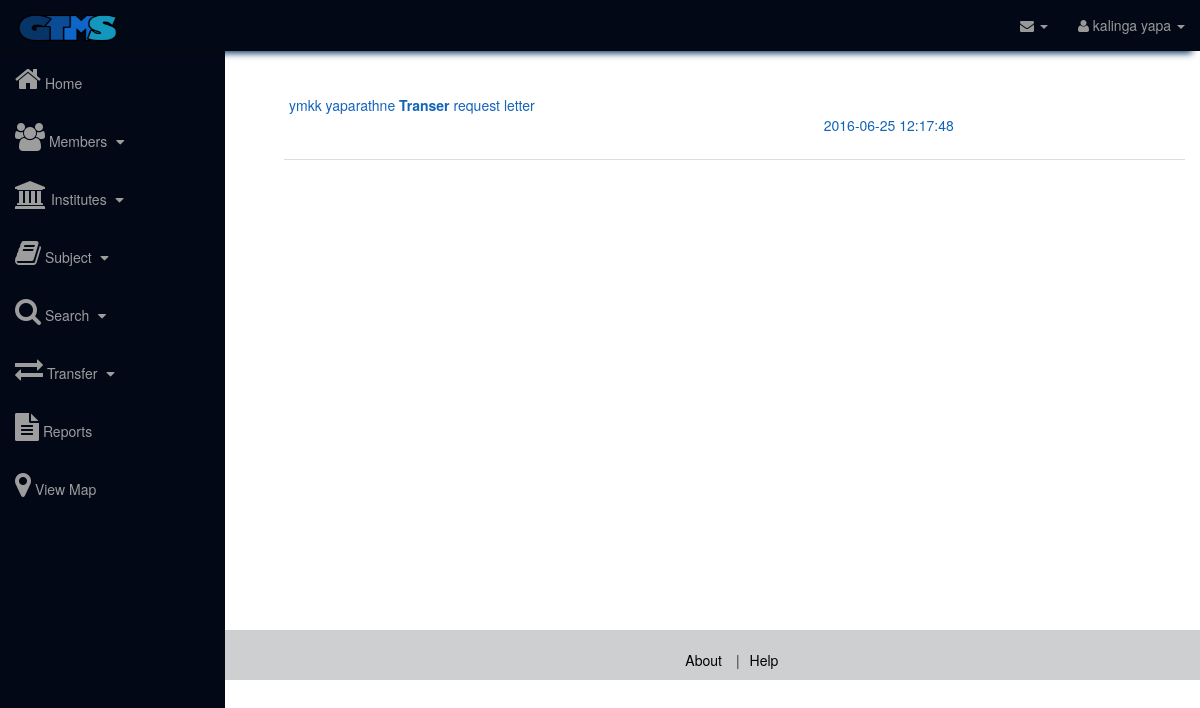
Screenshot of /Ministry_Officer/allNotification.php (signed in) with the database file from the repository.
### tables this page shows
CREATE TABLE IF NOT EXISTS `notification_all` (
  `notID` varchar(11) NOT NULL,
  `type` varchar(20) NOT NULL,
  `description` longtext NOT NULL,
  `reply` longtext,
  `sender` varchar(15) NOT NULL,
  `reciever` varchar(15) DEFAULT NULL,
  `date` timestamp NOT NULL DEFAULT '0000-00-00 00:00:00',
  `dateReply` timestamp NULL DEFAULT NULL
);

CREATE TABLE IF NOT EXISTS `employee` (
  `nic` varchar(12) NOT NULL,
  `instituteID` int(11) NOT NULL,
  `province_OfficeID` int(2) DEFAULT NULL,
  `zonalOffics_ID` int(2) DEFAULT NULL,
  `SchoolID` int(2) DEFAULT NULL,
  `roleType` int(11) NOT NULL,
  `designationTypeID` int(11) NOT NULL,
  `nameWithInitials` varchar(100) DEFAULT NULL,
  `fullName` varchar(200) DEFAULT NULL,
  `employeementID` varchar(45) DEFAULT NULL,
  `email` varchar(60) DEFAULT NULL,
  `currentAddress` varchar(200) DEFAULT NULL,
  `gender` varchar(10) DEFAULT NULL,
  `marrigeState` varchar(10) DEFAULT NULL,
  `mobileNum` int(10) DEFAULT NULL
);

### Ministry_Officer/sideBarActivation.php (called while the page is built, shortened)
<?php
	$navHome = "";
	$textHome = "";
	$navMembers = "";
	$textMembers = "";
	$navInstitute = "";
	$textInstitute = "";
	$navSubject = "";
	$textSubject = "";
	$navSearch = "";
	$textSearch = "";
	$navTransfer = "";
	$textTransfer = "";
?>

### classes/Shownotification.php (the view, shortened to what this page needs)
<?php
$mysqli = new mysqli("localhost", "gtms", "gtms", "moe");
class Shownotification{
    function viewallnotifications(){
        global $mysqli;
        $sqlQuery = "SELECT * FROM notification_all ORDER BY notID DESC";
        $Result = $mysqli->query($sqlQuery);
        $output="";
        if (mysqli_num_rows($Result) > 0) {
            while ($row = mysqli_fetch_assoc($Result)) {
                $notid = $row["notID"];
                $type = $row["type"];
                $sender = $row["sender"];
                $date = $row["date"];
                $query = "SELECT nameWithInitials FROM employee WHERE nic = '".$sender."'";
                $Result1 = $mysqli->query($query);
                $fetch_result1 = mysqli_fetch_array($Result1);
                $name = $fetch_result1['nameWithInitials'];
                $output .=   "<div id= '". $notid."' class='notificationAll' ".
                            "   <div class='not-content-box col-md-10'>".
                            "       ".$name." <strong>". $type ."</strong> request letter    ".
                            "        <div class='col-md-offset-7 col-md-5' style='padding-right: 0px;'>".$date."</div>".
                            "   </div>";
            }
        }
        echo $output;
    }
}
 ?>

### Ministry_Officer/allNotification.php (shortened to what this page needs)
<!DOCTYPE html>
<html lang="en">
    <head>
        <link href="../assets/css/bootstrap.min.css" rel="stylesheet">
        <link href="../assets/css/sb-admin.css" rel="stylesheet">
        <link href="../assets/css/plugins/morris.css" rel="stylesheet">
        <link href="../assets/font-awesome/css/font-awesome.min.css" rel="stylesheet" type="text/css">
        <link href="../assets/css/smallbox.css" rel="stylesheet">
        <link href="../assets/css/footer.css" rel="stylesheet">
        <link href="../assets/css/navbar_styles.css" rel="stylesheet">
    </head>
    <body>
        <div id="wrapper">
            <nav class="navbar navbar-inverse navbar-fixed-top" style="background-color:#020816;" role="navigation">
            <?php include '../interfaces/navigation_bar.php' ?>
            <?php
            include 'sideBarActivation.php';
            include 'sidebar_min_off.php'; ?>
            </nav>
            <div id="page-content-wrapper" style="min-height: 540px;">
                <form  method="post">
                <div class="container-fluid" style="margin-left: 44px;margin-top: 90px;">
                    <?php
                        $not->viewallnotifications();
                     ?>
                </div>
                </form>
            </div>
        </div>
        <?php include '../interfaces/footer.php' ?>
    </body>
</html>

### interfaces/navigation_bar.php (shortened to what this page needs)
<?php
require("../classes/Shownotification.php");
?>
<link href="../assets/css/notification.css" rel="stylesheet">
<div class="navbar-header">
                <a class="navbar-brand" href="ministryOfficerHome.php"><img src="../images/gg.png" height="30" width="150"></a>
            </div>
            <ul class="nav navbar-right top-nav">
                <li class="dropdown" id="notification_li">
                    <a href="#" class="dropdown-toggle" data-toggle="dropdown"><i class="fa fa-envelope"></i> <b class="caret"></b></a>
                </li>
                <li class="dropdown">
                    <a href="#" class="dropdown-toggle" data-toggle="dropdown"><i class="fa fa-user"></i> <?php echo $_SESSION["fullName"] ?>  <b class="caret"></b></a>
                </li>
            </ul>

### Ministry_Officer/sidebar_min_off.php (shortened to what this page needs)
<div class="collapse navbar-collapse navbar-ex1-collapse">
                <ul class="nav navbar-nav side-nav">
                    <li style="<?php echo $navHome;?>">
                        <a href="ministryOfficerHome.php" style="<?php echo $textHome;?>"><i class="fa fa-home fa-2x" aria-hidden="true"></i> Home</a>
                    </li>
                    <li>
                        <a href="javascript:;" data-toggle="collapse" data-target="#collapse1" style="<?php echo $navMembers;?> ; <?php echo $textMembers;?>"><i class="fa fa-users fa-2x"></i>  Members <i class="fa fa-fw fa-caret-down"></i></a>
                    </li>
                    <li>
                        <a href="javascript:;" data-toggle="collapse" data-target="#collapse2" style="<?php echo $navInstitute;?> ; <?php echo $textInstitute;?>"><i class="fa fa-university fa-2x" aria-hidden="true"></i> Institutes <i class="fa fa-fw fa-caret-down"></i></a>
                    </li>
                    <li>
                        <a href="javascript:;" data-toggle="collapse" data-target="#collapse3" style="<?php echo $navSubject;?> ; <?php echo $textSubject;?>"><i class="fa fa-book fa-2x" aria-hidden="true" ></i> Subject <i class="fa fa-fw fa-caret-down"></i></a>
                    </li>
                    <li>
                        <a href="javascript:;" data-toggle="collapse" data-target="#collapse4" style="<?php echo $navSearch;?> ; <?php echo $textSearch;?>"><i class="fa fa-search fa-2x" aria-hidden="true"></i> Search <i class="fa fa-fw fa-caret-down"></i></a>
                    </li>
                    <li>
                        <a href="javascript:;" data-toggle="collapse" data-target="#collapse5" style="<?php echo $navTransfer;?> ; <?php echo $textTransfer;?>"><i class="fa fa-exchange fa-2x" aria-hidden="true"></i> Transfer <i class="fa fa-fw fa-caret-down"></i></a>
                    </li>
                    <li>
                        <a href="javascript:;" data-toggle="collapse" data-target="#collapse6"><i class="fa fa-file-text fa-2x" aria-hidden="true"></i> Reports <i></i></a>
                    </li>
                    <li>
                        <a href="mapview.php" data-toggle="collapse" data-target="#collapse7"><i class="fa fa-map-marker fa-2x" aria-hidden="true"></i> View Map <i class="fa fa-fw"></i></a>
                    </li>
                </ul>
</div>

### interfaces/footer.php (shortened to what this page needs)
<footer>
    <div class="footer footer_col">
        <div class="col-md-6 col-md-offset-2">
            <ul class="footer-nav">
                <li><a href="AboutUs.aspx">About</a></li>
                <li><a href="Help.aspx">Help</a></li>
            </ul>
        </div>
        <div class="col-md-2 col-md-offset-2">
        </div>
    </div>
</footer>

### assets/css/sb-admin.css (style rules this page uses)
body { margin-top: 100px; background-color: #FFF; }
@media (min-width:768px) { body { margin-top: 50px; } }
#wrapper { padding-left: 0; }
@media (min-width:768px) { #wrapper { padding-left: 225px; } }
.top-nav { padding: 0 15px; }
.top-nav>li { display: inline-block; float: left; }
.top-nav>li>a { padding-top: 15px; padding-bottom: 15px; line-height: 20px; color: #999; }
@media (min-width:768px) { .side-nav { position: fixed; top: 51px; left: 225px; width: 225px; margin-left: -225px; border: none; border-radius: 0; overflow-y: auto; background-color: #020816; bottom: 0; overflow-x: hidden; padding-bottom: 40px; } }
@media (min-width:768px) { .side-nav>li>a { width: 225px; } }

### assets/css/footer.css (style rules this page uses)
.footer { right: 0; bottom: 0; left: 0; height: 50px; padding: 2rem; background-color: #2286EA; text-align: center; }
.footer-nav { text-align: end; list-style: none; }
.footer-nav li { display: inline; }
.footer-nav li:not(:first-child):before { content: '|'; padding: 0px 10px; }
.footer-nav a { color:#000000; }

### assets/css/navbar_styles.css (style rules this page uses)
.navbar { -webkit-box-shadow: 0 10px 7px -8px #002E62; -moz-box-shadow: 0 10px 7px -8px #002E62; box-shadow: 0 10px 7px -8px #002E62; }

### assets/css/notification.css (style rules this page uses)
#notification_li { position: relative; }
.notificationAll { padding: 5px; text-align: left; border-bottom: 1px solid #DDD; min-height: 70px; color: #1363B9; cursor: pointer; }

### interfaces/footer.php (style rules this page uses)
.footer_col { background: #CDCFD1; position:; bottom:0; left:0; }

### rows the page displays
notification_all: employee.nameWithInitials "ymkk yaparathne", type "Transer", date "2016-06-25 12:17:48"

### other values shown
$_SESSION["fullName"] "kalinga yapa"
